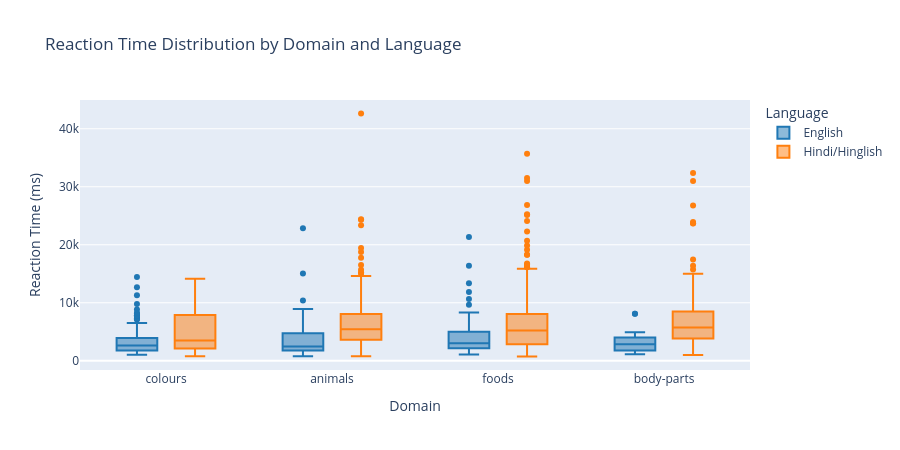

Notebook cell for this chart:
### Markdown cell above
---
## 5. Reaction Time: English vs Hindi/Hinglish Words

Do subjects respond faster when producing words in their dominant language?  
We compare mean `rt_ms` across language types overall and per domain.

### Code cell
# ── 5. Reaction time by language ─────────────────────────────────────────────
rt_stats = df.groupby("language_type")["rt_ms"].agg(["mean", "median", "std"]).round(1)
print("Overall RT stats by language:")
display(rt_stats)

# Box plot per domain × language
fig = px.box(
    df,
    x="domain",
    y="rt_ms",
    color="language_type",
    color_discrete_map={"English": "#1f77b4", "Hindi/Hinglish": "#ff7f0e"},
    title="Reaction Time Distribution by Domain and Language",
    labels={"rt_ms": "Reaction Time (ms)", "domain": "Domain", "language_type": "Language"},
    points="outliers",
)
fig.update_layout(height=450)
fig.show()

### Figure 1 — Plotly figure (JSON) as saved in the notebook; plotly's stock layout.template omitted (floating-point values rounded to 4 significant figures; data arrays with more than 128 entries replaced by an {"elided": "..."} marker saying what was removed)
{"data": [{"alignmentgroup": "True", "boxpoints": "outliers", "hovertemplate": "Language=English<br>Domain=%{x}<br>Reaction Time (ms)=%{y}<extra></extra>", "legendgroup": "English", "marker": {"color": "#1f77b4"}, "name": "English", "notched": false, "offsetgroup": "English", "orientation": "v", "showlegend": true, "type": "box", "x": {"elided": "332 str values"}, "x0": " ", "xaxis": "x", "y": {"elided": "332 float values"}, "y0": " ", "yaxis": "y"}, {"alignmentgroup": "True", "boxpoints": "outliers", "hovertemplate": "Language=Hindi/Hinglish<br>Domain=%{x}<br>Reaction Time (ms)=%{y}<extra></extra>", "legendgroup": "Hindi/Hinglish", "marker": {"color": "#ff7f0e"}, "name": "Hindi/Hinglish", "notched": false, "offsetgroup": "Hindi/Hinglish", "orientation": "v", "showlegend": true, "type": "box", "x": {"elided": "712 str values"}, "x0": " ", "xaxis": "x", "y": {"elided": "712 float values"}, "y0": " ", "yaxis": "y"}], "layout": {"boxmode": "group", "height": 450, "legend": {"title": {"text": "Language"}, "tracegroupgap": 0}, "title": {"text": "Reaction Time Distribution by Domain and Language"}, "xaxis": {"anchor": "y", "domain": [0, 1], "title": {"text": "Domain"}}, "yaxis": {"anchor": "x", "domain": [0, 1], "title": {"text": "Reaction Time (ms)"}}}}
